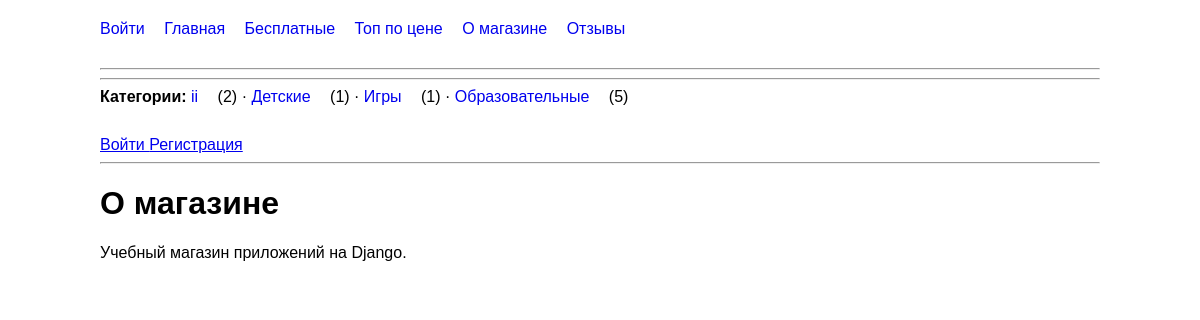
The page /about/ on the database its author committed.
### mainapp/models.py (models this page shows, shortened)
class Category(models.Model):
    name = models.CharField(max_length=50)

### mainapp/views.py (the view)
# urls.py: path('about/', views.AboutView.as_view(), name='about'),
class AboutView(TemplateView):
    template_name = 'mainapp/about.html'

### mainapp/context_processors.py (called while the page is built)
def store_menu(request):
    nav_categories = (
        Category.objects
        .annotate(apps_count=Count('apps'))
        .order_by('name')
    )
    return {
        'nav_categories': nav_categories,
    }

### mainapp/templates/mainapp/about.html (shortened to what this page needs)
{% extends 'mainapp/base.html' %}
{% block content %}
<h1>О магазине</h1>
<p>Учебный магазин приложений на Django.</p>
{% endblock %}

### mainapp/templates/mainapp/base.html (shortened to what this page needs)
{% load static %}
<!DOCTYPE html>
<html lang="ru">
<head>
    <link rel="stylesheet" href="{% static 'mainapp/style.css' %}">
</head>
<nav>
    <a href="{% url 'mainapp:login' %}">Войти</a>
    <a href="{% url 'mainapp:home' %}">Главная</a>
    <a href="{% url 'mainapp:free' %}">Бесплатные</a>
    <a href="{% url 'mainapp:top' %}">Топ по цене</a>
    <a href="{% url 'mainapp:about' %}">О магазине</a>
    <a href="{% url 'mainapp:reviews' %}">Отзывы</a>
</nav>
<hr>
<hr>
<nav>
    <strong>Категории:</strong>
    {% for category in nav_categories %}
        <a href="{% url 'mainapp:category_detail' category.id category.name %}">
            {{ category.name }}
        </a>
        ({{ category.apps_count }})
        {% if not forloop.last %}
            ·
        {% endif %}
    {% empty %}
        Категорий пока нет.
    {% endfor %}
</nav>
{% if request.user.is_authenticated %}
    <span>{{ request.user.username }}</span>
    <a href="{% url 'mainapp:my_apps' %}">
        Мои приложения
    </a>
    <a href="{% url 'mainapp:favorites' %}">
        Избранное ({{ request.user.favorite_apps.count }})
    </a>
    <a href="{% url 'mainapp:my_purchases' %}">
    Мои покупки
    </a>
    {% if request.user.is_staff or perms.mainapp.change_app %}
        <a href="{% url 'mainapp:bulk_discount' %}">
            Массовая скидка
        </a>
    {% endif %}
    <form method="post"
          action="{% url 'mainapp:logout' %}"
          style="display:inline;">
        {% csrf_token %}
        <button type="submit">Выйти</button>
    </form>
{% else %}
    <a href="{% url 'mainapp:login' %}">
        Войти
    </a>
    <a href="{% url 'mainapp:register' %}">
        Регистрация
    </a>
{% endif %}
<hr>
{% block content %}
{% endblock %}
</body>
</html>

### mainapp/static/mainapp/style.css (style rules this page uses)
nav { margin-bottom: 30px; }
nav a { margin-right: 15px; text-decoration: none; }

### rows shown on the page
Category: name "ii", apps_count "2"
Category: name "Детские", apps_count "1"
Category: name "Игры", apps_count "1"
Category: name "Образовательные", apps_count "5"
